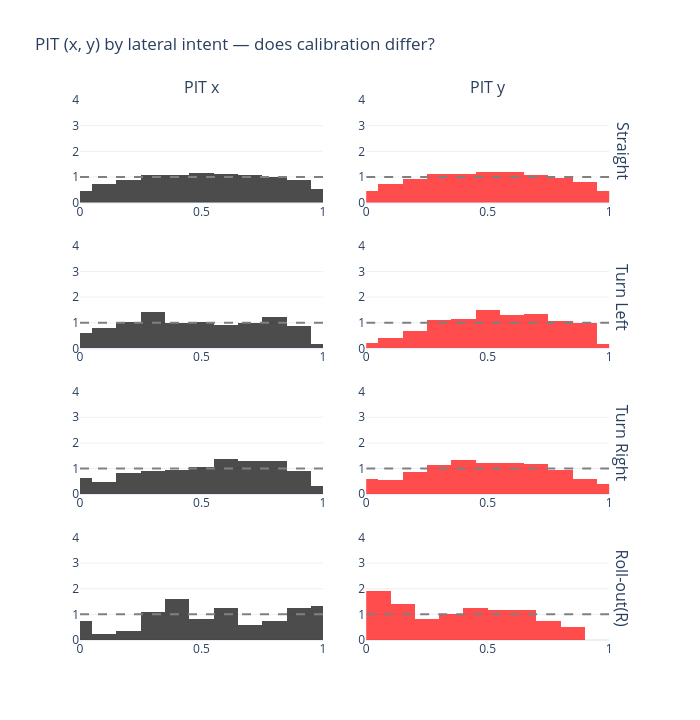

Notebook cell for this chart:
### Markdown cell above
## PIT by intent category

The key question: does calibration differ by intent?
Level/Straight should be tighter. Turning should be wider.

### Code cell
from collections import Counter

# Group by main vertical/lateral category
v_phase = intent_labels // 5
l_phase = intent_labels % 5

# Lateral grouping (most interesting for xy calibration)
lat_names = {0: "Straight", 1: "Turn Left", 2: "Turn Right", 3: "Roll-out(L)", 4: "Roll-out(R)"}
lat_groups = {}
for lp in range(5):
    mask = l_phase == lp
    if mask.sum() >= 10:
        lat_groups[lat_names[lp]] = mask

fig = make_subplots(rows=len(lat_groups), cols=2, horizontal_spacing=0.08, vertical_spacing=0.08,
                    row_titles=list(lat_groups.keys()),
                    column_titles=["PIT x", "PIT y"])

for ri, (name, mask) in enumerate(lat_groups.items()):
    for d in range(2):
        u = pits[mask, :, d].ravel()
        fig.add_trace(go.Histogram(
            x=u, nbinsx=15, histnorm="probability density",
            marker=dict(color=axis_colors[d]), opacity=0.7, showlegend=False,
        ), row=ri+1, col=d+1)
        fig.add_trace(go.Scatter(
            x=[0,1], y=[1,1], mode="lines",
            line=dict(dash="dash", color="gray"), showlegend=False,
        ), row=ri+1, col=d+1)
        fig.update_xaxes(range=[0,1], row=ri+1, col=d+1)
        fig.update_yaxes(range=[0,4], row=ri+1, col=d+1)

fig.update_layout(height=180*len(lat_groups), width=700, template="plotly_white",
                  title="PIT (x, y) by lateral intent — does calibration differ?")
fig.show()

### Figure 1 — Plotly figure (JSON) as saved in the notebook; plotly's stock layout.template omitted (floating-point values rounded to 4 significant figures; data arrays with more than 128 entries replaced by an {"elided": "..."} marker saying what was removed)
{"data": [{"histnorm": "probability density", "marker": {"color": "black"}, "nbinsx": 15, "opacity": 0.7, "showlegend": false, "type": "histogram", "x": {"elided": "22032 float values"}, "xaxis": "x", "yaxis": "y"}, {"line": {"color": "gray", "dash": "dash"}, "mode": "lines", "showlegend": false, "type": "scatter", "x": [0, 1], "xaxis": "x", "y": [1, 1], "yaxis": "y"}, {"histnorm": "probability density", "marker": {"color": "red"}, "nbinsx": 15, "opacity": 0.7, "showlegend": false, "type": "histogram", "x": {"elided": "22032 float values"}, "xaxis": "x2", "yaxis": "y2"}, {"line": {"color": "gray", "dash": "dash"}, "mode": "lines", "showlegend": false, "type": "scatter", "x": [0, 1], "xaxis": "x2", "y": [1, 1], "yaxis": "y2"}, {"histnorm": "probability density", "marker": {"color": "black"}, "nbinsx": 15, "opacity": 0.7, "showlegend": false, "type": "histogram", "x": {"elided": "876 float values"}, "xaxis": "x3", "yaxis": "y3"}, {"line": {"color": "gray", "dash": "dash"}, "mode": "lines", "showlegend": false, "type": "scatter", "x": [0, 1], "xaxis": "x3", "y": [1, 1], "yaxis": "y3"}, {"histnorm": "probability density", "marker": {"color": "red"}, "nbinsx": 15, "opacity": 0.7, "showlegend": false, "type": "histogram", "x": {"elided": "876 float values"}, "xaxis": "x4", "yaxis": "y4"}, {"line": {"color": "gray", "dash": "dash"}, "mode": "lines", "showlegend": false, "type": "scatter", "x": [0, 1], "xaxis": "x4", "y": [1, 1], "yaxis": "y4"}, {"histnorm": "probability density", "marker": {"color": "black"}, "nbinsx": 15, "opacity": 0.7, "showlegend": false, "type": "histogram", "x": {"elided": "864 float values"}, "xaxis": "x5", "yaxis": "y5"}, {"line": {"color": "gray", "dash": "dash"}, "mode": "lines", "showlegend": false, "type": "scatter", "x": [0, 1], "xaxis": "x5", "y": [1, 1], "yaxis": "y5"}, {"histnorm": "probability density", "marker": {"color": "red"}, "nbinsx": 15, "opacity": 0.7, "showlegend": false, "type": "histogram", "x": {"elided": "864 float values"}, "xaxis": "x6", "yaxis": "y6"}, {"line": {"color": "gray", "dash": "dash"}, "mode": "lines", "showlegend": false, "type": "scatter", "x": [0, 1], "xaxis": "x6", "y": [1, 1], "yaxis": "y6"}, {"histnorm": "probability density", "marker": {"color": "black"}, "nbinsx": 15, "opacity": 0.7, "showlegend": false, "type": "histogram", "x": [0.6434, 0.8741, 0.9658, 1.0, 0.911, 0.9125, 0.9641, 0.9014, 0.9383, 0.9215, 0.9295, 0.9624, 0.3135, 0.4572, 0.5637, 0.6068, 0.6074, 0.6922, 0.5779, 0.6249, 0.7183, 0.6587, 0.7391, 0.6751, 0.2834, 0.2907, 0.3449, 0.01746, 0.02368, 0.01748, 0.02121, 0.02504, 0.02934, 0.008437, 0.01512, 0.01355, 0.9713, 0.9706, 0.9695, 0.9834, 0.9722, 0.9792, 0.9729, 0.9718, 0.9693, 0.9792, 0.9745, 0.9804, 0.3441, 0.3588, 0.3564, 0.4807, 0.5117, 0.4129, 0.3809, 0.5532, 0.4423, 0.3835, 0.3026, 0.215, 0.1444, 0.08904, 0.4726, 0.2791, 0.3371, 0.5241, 0.4023, 0.5648, 0.6407, 0.5739, 0.6072, 0.5812, 0.1416, 0.313, 0.501, 0.5371, 0.6358, 0.762, 0.8009, 0.8838, 0.8308, 0.8687, 0.8573, 0.8475, 0.7455, 0.6742, 0.4223, 0.6414, 0.4069, 0.3909, 0.3898, 0.3243, 0.4061, 0.4868, 0.4318, 0.5499, 0.5407, 0.4449, 0.2907, 0.2904, 0.4085, 0.445, 0.4129, 0.2438, 0.2327, 0.3652, 0.3726, 0.2967, 0.1729, 0.6179, 0.8151, 0.8547, 0.8575, 0.8682, 0.8515, 0.8627, 0.8442, 0.8103, 0.8154, 0.8068], "xaxis": "x7", "yaxis": "y7"}, {"line": {"color": "gray", "dash": "dash"}, "mode": "lines", "showlegend": false, "type": "scatter", "x": [0, 1], "xaxis": "x7", "y": [1, 1], "yaxis": "y7"}, {"histnorm": "probability density", "marker": {"color": "red"}, "nbinsx": 15, "opacity": 0.7, "showlegend": false, "type": "histogram", "x": [0.3884, 0.1795, 0.06527, 0.0318, 0.1341, 0.151, 0.1218, 0.1441, 0.1128, 0.1285, 0.102, 0.1036, 0.8066, 0.4461, 0.6876, 0.4998, 0.5346, 0.3152, 0.3283, 0.3334, 0.2627, 0.3928, 0.1328, 0.2137, 0.1937, 0.2672, 0.4599, 0.2579, 0.04726, 0.09147, 0.01866, 0.01784, 0.01129, 0.02862, 0.0148, 0.001385, 0.01608, 0.03407, 0.03398, 0.01685, 0.01612, 0.02703, 0.02788, 0.01893, 0.02804, 0.02998, 0.01911, 0.02209, 0.3428, 0.3416, 0.3968, 0.4899, 0.5293, 0.4195, 0.3841, 0.4973, 0.4317, 0.4188, 0.3091, 0.2202, 0.1733, 0.07705, 0.4463, 0.2599, 0.2768, 0.5121, 0.4432, 0.5545, 0.6417, 0.571, 0.614, 0.5652, 0.7719, 0.847, 0.7395, 0.4991, 0.5344, 0.3542, 0.2384, 0.2441, 0.1714, 0.1516, 0.1654, 0.1533, 0.2923, 0.372, 0.68, 0.4811, 0.7172, 0.686, 0.6663, 0.6303, 0.6199, 0.592, 0.5954, 0.4741, 0.4582, 0.575, 0.6113, 0.6636, 0.5722, 0.5376, 0.5368, 0.727, 0.718, 0.5897, 0.6265, 0.6386, 0.1879, 0.4022, 0.65, 0.6942, 0.7811, 0.7912, 0.8042, 0.8082, 0.7815, 0.7936, 0.8124, 0.8164], "xaxis": "x8", "yaxis": "y8"}, {"line": {"color": "gray", "dash": "dash"}, "mode": "lines", "showlegend": false, "type": "scatter", "x": [0, 1], "xaxis": "x8", "y": [1, 1], "yaxis": "y8"}], "layout": {"annotations": [{"font": {"size": 16}, "showarrow": false, "text": "PIT x", "x": 0.225, "xanchor": "center", "xref": "paper", "y": 1, "yanchor": "bottom", "yref": "paper"}, {"font": {"size": 16}, "showarrow": false, "text": "PIT y", "x": 0.755, "xanchor": "center", "xref": "paper", "y": 1, "yanchor": "bottom", "yref": "paper"}, {"font": {"size": 16}, "showarrow": false, "text": "Straight", "textangle": 90, "x": 0.98, "xanchor": "left", "xref": "paper", "y": 0.905, "yanchor": "middle", "yref": "paper"}, {"font": {"size": 16}, "showarrow": false, "text": "Turn Left", "textangle": 90, "x": 0.98, "xanchor": "left", "xref": "paper", "y": 0.635, "yanchor": "middle", "yref": "paper"}, {"font": {"size": 16}, "showarrow": false, "text": "Turn Right", "textangle": 90, "x": 0.98, "xanchor": "left", "xref": "paper", "y": 0.365, "yanchor": "middle", "yref": "paper"}, {"font": {"size": 16}, "showarrow": false, "text": "Roll-out(R)", "textangle": 90, "x": 0.98, "xanchor": "left", "xref": "paper", "y": 0.095, "yanchor": "middle", "yref": "paper"}], "height": 720, "title": {"text": "PIT (x, y) by lateral intent — does calibration differ?"}, "width": 700, "xaxis": {"anchor": "y", "domain": [0, 0.45], "range": [0, 1]}, "xaxis2": {"anchor": "y2", "domain": [0.53, 0.98], "range": [0, 1]}, "xaxis3": {"anchor": "y3", "domain": [0, 0.45], "range": [0, 1]}, "xaxis4": {"anchor": "y4", "domain": [0.53, 0.98], "range": [0, 1]}, "xaxis5": {"anchor": "y5", "domain": [0, 0.45], "range": [0, 1]}, "xaxis6": {"anchor": "y6", "domain": [0.53, 0.98], "range": [0, 1]}, "xaxis7": {"anchor": "y7", "domain": [0, 0.45], "range": [0, 1]}, "xaxis8": {"anchor": "y8", "domain": [0.53, 0.98], "range": [0, 1]}, "yaxis": {"anchor": "x", "domain": [0.81, 1], "range": [0, 4]}, "yaxis2": {"anchor": "x2", "domain": [0.81, 1], "range": [0, 4]}, "yaxis3": {"anchor": "x3", "domain": [0.54, 0.73], "range": [0, 4]}, "yaxis4": {"anchor": "x4", "domain": [0.54, 0.73], "range": [0, 4]}, "yaxis5": {"anchor": "x5", "domain": [0.27, 0.46], "range": [0, 4]}, "yaxis6": {"anchor": "x6", "domain": [0.27, 0.46], "range": [0, 4]}, "yaxis7": {"anchor": "x7", "domain": [0, 0.19], "range": [0, 4]}, "yaxis8": {"anchor": "x8", "domain": [0, 0.19], "range": [0, 4]}}}
